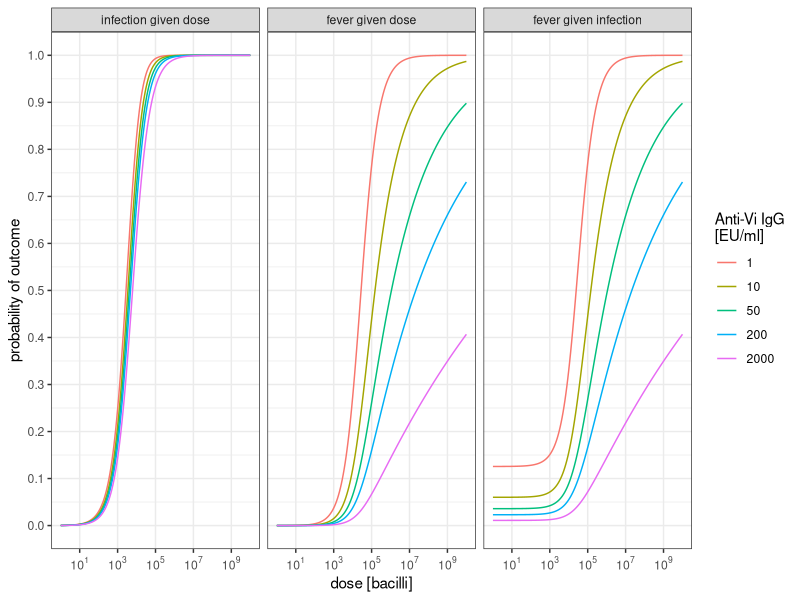
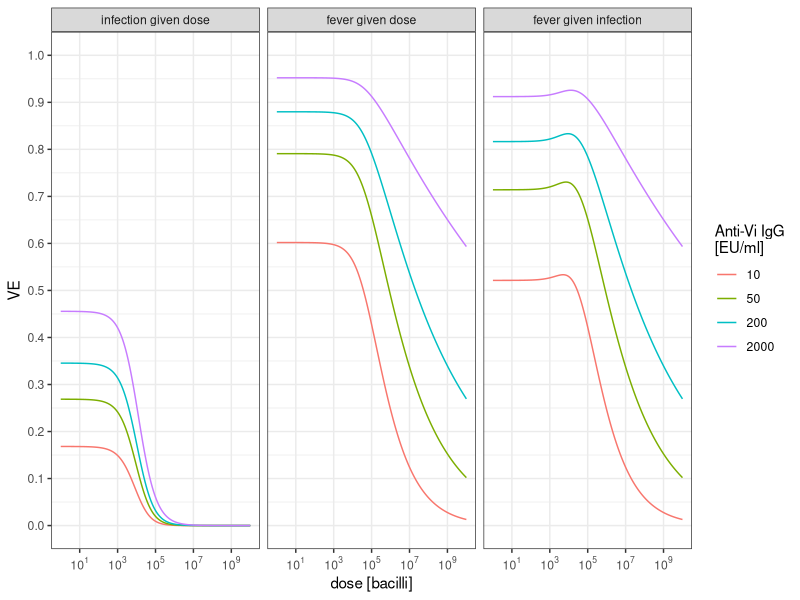
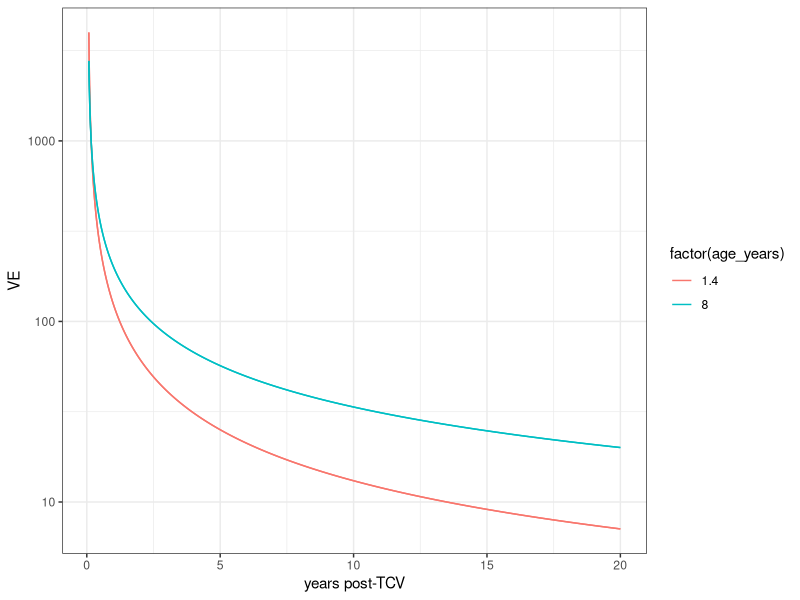
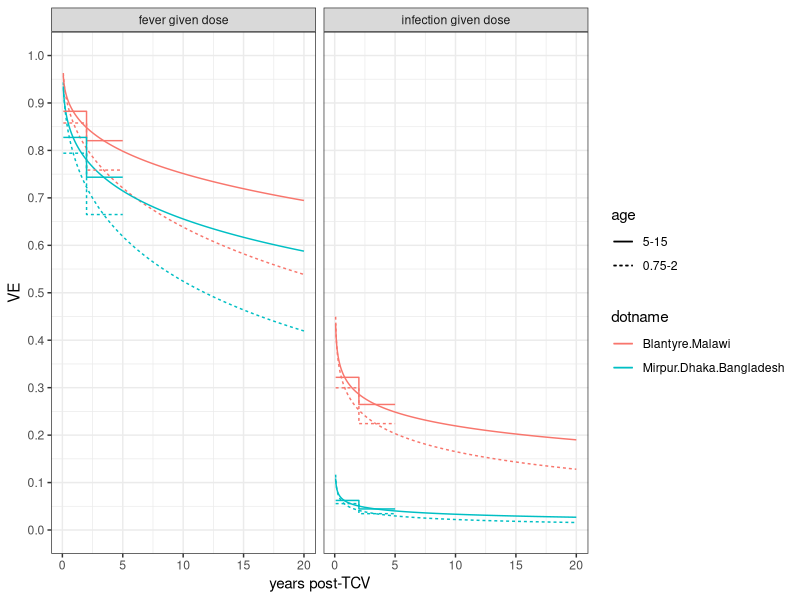
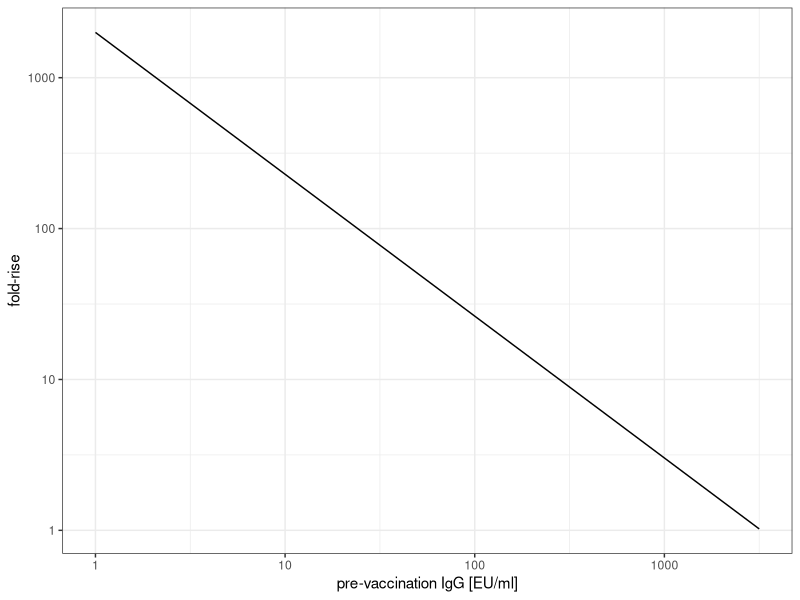
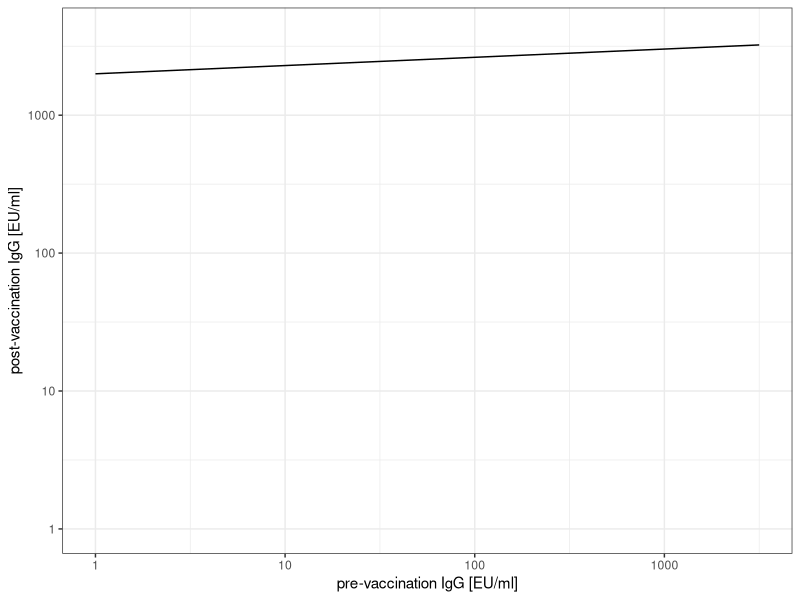
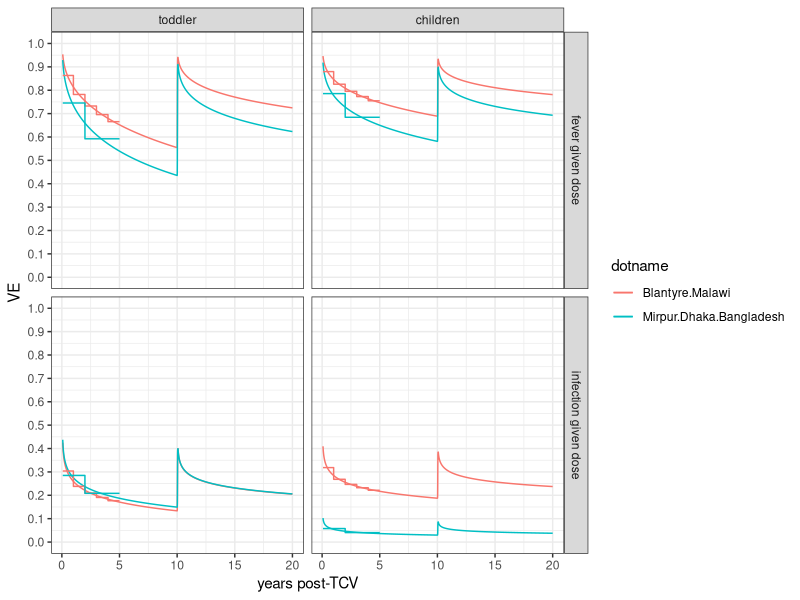
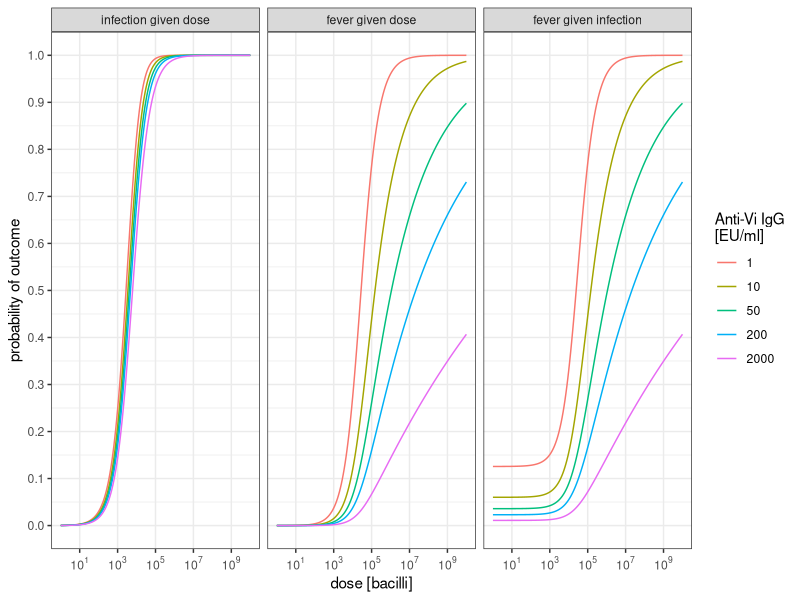

Recreate these plots in R, in order. (Note: this script raises an error after producing the figures.)
#' ---
#' title: "VE vs IgG and bacilli dose prototype"
#' output:
#'   md_document
#' knit: (function(input, ...) {
#'   out <- rmarkdown::render(input, output_dir = "./docs/blog/posts", ...)
#'   return(out)})
#' ---
#'
#' 
#' # VE vs IgG and bacilli dose prototype
#' 
#' This is a full run through of a vaccine efficacy vs anti-Vi IgG concentration and salmonella typhi dose model. 
#' 
#' **Why?** Show all the pieces and figure out where the challenges sit.
#' 
#' <!-- more -->
#' 
#' 

#+ echo=TRUE, message=FALSE, results = 'hide'
# set up the environment
library(tidyverse)
library(scales)

#' ## Define the model

#+ echo=TRUE, message=FALSE, results = 'hide'

# dose response functions for various outcomes

  ## set up a parameters data.frame that we will build up as we write the model

  # probability of fever given dose (quailes strain, skim milk) 
  # default used in Typhoidsim, from https://qmrawiki.canr.msu.edu/experiments/salmonella-typhi recommended model
  # param_df=data.frame(value=c(n50_fever_given_dose=1.11e6, 
  #                             alpha_fever_given_dose=0.175,  
  #                             gamma_fever_given_dose=0.2), # fuzzy guestimate from  https://pmc.ncbi.nlm.nih.gov/articles/PMC5720597/
  #                     component = 'p_fever_given_dose')  |>
  #   

  # I think there is some unknown background history of typhoid fever in the dose response challenge study cohorts
  # trying to make a crappy guess at what an equivalent mean titer might look like if inmates saw typhoid in childhood # https://www.cdc.gov/mmwr/preview/mmwrhtml/mm4840a1.htm

  # assume titer =50 because that's half of waned level after 5 years in Bangladesh teens...
  
  # rescale variable to remove immune confound
  gamma=0.4
  # rescale alpha
  alpha_prime=50^gamma*0.175
  
  # rescale n50
  N50_prime=1.11e6*(2^(1/alpha_prime)-1)/(2^(1/0.175)-1)
  N50_prime
  
  # note that this rescaling actually gets the control of the Jin2017 study decently right if bicarbonate right before challenge is worth ~a factor of 10 in dose
  param_df=data.frame(value=c(n50_fever_given_dose=N50_prime, 
                              alpha_fever_given_dose=alpha_prime,  
                              gamma_fever_given_dose=gamma), # guesstimated
                      component = 'p_fever_given_dose')  |>
  
  # probability of infection given dose
  # not well measured, but relevant for transmission. 
  # guesstimated from table 2 of https://doi.org/10.1056/NEJM197009242831306  
  # and stool vax vs control https://pmc.ncbi.nlm.nih.gov/articles/PMC5720597/
    rbind(data.frame(value=c(n50_infection_given_dose=N50_prime/10, 
                             alpha_infection_given_dose=alpha_prime*2, 
                             gamma_infection_given_dose=gamma*0.2), 
                     component = 'p_infection_given_dose') )
    

p_outcome_given_dose = function(dose=1e4,  CoP=1, outcome = 'fever_given_dose', params=param_df){
  
  if(outcome == 'fever_given_dose'){
    
    p = 1 - (1+dose*(2^(1/params['alpha_fever_given_dose','value'])-1)/params['n50_fever_given_dose','value'])^(-params['alpha_fever_given_dose','value']/(CoP^params['gamma_fever_given_dose','value']))
    
  } else if (outcome == 'infection_given_dose'){
    
    p = 1 - (1+dose*(2^(1/params['alpha_infection_given_dose','value'])-1)/params['n50_infection_given_dose','value'])^(-params['alpha_infection_given_dose','value']/(CoP^params['gamma_infection_given_dose','value']))
    
  } else if (outcome == 'fever_given_infection'){
    
    p = (1 - (1+dose*(2^(1/params['alpha_fever_given_dose','value'])-1)/params['n50_fever_given_dose','value'])^(-params['alpha_fever_given_dose','value']/(CoP^params['gamma_fever_given_dose','value']))) /
      (1 - (1+dose*(2^(1/params['alpha_infection_given_dose','value'])-1)/params['n50_infection_given_dose','value'])^(-params['alpha_infection_given_dose','value']/(CoP^params['gamma_infection_given_dose','value'])))
    
  }

  return(p)
}

# please forgive this disgusting data structure! It just kinda... happened.
plot_dat = data.frame(dose = 10^seq(0,10,by=0.05),
                      CoP=1) |>
  mutate(p = p_outcome_given_dose(dose,CoP=CoP,outcome = 'fever_given_dose'),
         outcome = 'fever given dose') |>
  rbind(data.frame(dose = 10^seq(0,10,by=0.05),
                   CoP=1) |>
          mutate(p = p_outcome_given_dose(dose,CoP=CoP,outcome = 'infection_given_dose'),
                 outcome = 'infection given dose')) |>
  rbind(data.frame(dose = 10^seq(0,10,by=0.05),
                   CoP=1) |>
          mutate(p = p_outcome_given_dose(dose,CoP=CoP,outcome = 'fever_given_infection'),
                 outcome = 'fever given infection')) |>
  rbind(data.frame(dose = 10^seq(0,10,by=0.05),
                   CoP=10) |>
          mutate(p = p_outcome_given_dose(dose,CoP=CoP,outcome = 'fever_given_dose'),
                 outcome = 'fever given dose')) |>
  rbind(data.frame(dose = 10^seq(0,10,by=0.05),
                   CoP=10) |>
          mutate(p = p_outcome_given_dose(dose,CoP=CoP,outcome = 'infection_given_dose'),
                 outcome = 'infection given dose')) |>
  rbind(data.frame(dose = 10^seq(0,10,by=0.05),
                   CoP=10) |>
          mutate(p = p_outcome_given_dose(dose,CoP=CoP,outcome = 'fever_given_infection'),
                 outcome = 'fever given infection')) |>
  rbind(data.frame(dose = 10^seq(0,10,by=0.05),
                   CoP=50) |>
          mutate(p = p_outcome_given_dose(dose,CoP=CoP,outcome = 'fever_given_dose'),
                 outcome = 'fever given dose')) |>
  rbind(data.frame(dose = 10^seq(0,10,by=0.05),
                   CoP=50) |>
          mutate(p = p_outcome_given_dose(dose,CoP=CoP,outcome = 'infection_given_dose'),
                 outcome = 'infection given dose')) |>
  rbind(data.frame(dose = 10^seq(0,10,by=0.05),
                   CoP=50) |>
          mutate(p = p_outcome_given_dose(dose,CoP=CoP,outcome = 'fever_given_infection'),
                 outcome = 'fever given infection')) |> 
  rbind(data.frame(dose = 10^seq(0,10,by=0.05),
                   CoP=200) |>
          mutate(p = p_outcome_given_dose(dose,CoP=CoP,outcome = 'fever_given_dose'),
                 outcome = 'fever given dose')) |>
  rbind(data.frame(dose = 10^seq(0,10,by=0.05),
                   CoP=200) |>
          mutate(p = p_outcome_given_dose(dose,CoP=CoP,outcome = 'infection_given_dose'),
                 outcome = 'infection given dose')) |>
  rbind(data.frame(dose = 10^seq(0,10,by=0.05),
                   CoP=200) |>
          mutate(p = p_outcome_given_dose(dose,CoP=CoP,outcome = 'fever_given_infection'),
                 outcome = 'fever given infection')) |> 
  rbind(data.frame(dose = 10^seq(0,10,by=0.05),
                   CoP=2000) |>
          mutate(p = p_outcome_given_dose(dose,CoP=CoP,outcome = 'fever_given_dose'),
                 outcome = 'fever given dose')) |>
  rbind(data.frame(dose = 10^seq(0,10,by=0.05),
                   CoP=2000) |>
          mutate(p = p_outcome_given_dose(dose,CoP=CoP,outcome = 'infection_given_dose'),
                 outcome = 'infection given dose')) |>
  rbind(data.frame(dose = 10^seq(0,10,by=0.05),
                   CoP=2000) |>
          mutate(p = p_outcome_given_dose(dose,CoP=CoP,outcome = 'fever_given_infection'),
                 outcome = 'fever given infection')) |> 
  mutate(CoP=factor(CoP)) |>
  mutate(outcome = factor(outcome, levels =c('infection given dose','fever given dose','fever given infection')))

ggplot(plot_dat ) +
  geom_line(aes(x=dose,y=p,group=CoP,color=CoP)) +
  facet_wrap('outcome') +
  theme_bw() +
  scale_x_continuous(trans='log10', breaks=10^seq(1,10,by=2),minor_breaks = NULL,labels = scales::trans_format("log10", math_format(10^.x)) ) +
  scale_y_continuous(limits=c(0,1),breaks=seq(0,1,by=0.1)) +
  ylab('probability of outcome') +
  xlab('dose [bacilli]') +
  labs(color='Anti-Vi IgG\n[EU/ml]' )
ggsave('scratch/figures/dose_response.png',units='in',width=7, height=2.5)

# incubation period vs dose
# this is limited data on this, but it's a thing https://doi.org/10.1056/NEJM197009242831306
incubation_period_distribution_vs_dose = function(median,log_sd,params=param_df){
  # TO DO
}

#' ## Vaccine efficacy
#' 
#+ echo=TRUE, message=FALSE, results = 'hide'
vaccine_efficacy = function(dose=1e4,  CoP=1, outcome = 'fever_given_dose', params=param_df, CoP_control=1){
  
  VE = 1 - p_outcome_given_dose(dose,CoP=CoP,outcome = outcome)/p_outcome_given_dose(dose,CoP=CoP_control,outcome = outcome)
  return(VE)
}

# please forgive this disgusting data structure! It just kinda... happened.
plot_dat = data.frame(dose = 10^seq(0,10,by=0.05),
                      CoP=50) |>
  mutate(ve = vaccine_efficacy(dose,CoP,outcome = 'fever_given_dose'),
         outcome = 'fever given dose') |>
  rbind(data.frame(dose = 10^seq(0,10,by=0.05),
                   CoP=200) |>
          mutate(ve = vaccine_efficacy(dose,CoP,outcome = 'fever_given_dose'),
                 outcome = 'fever given dose')) |>
  rbind(data.frame(dose = 10^seq(0,10,by=0.05),
                   CoP=2000) |>
          mutate(ve = vaccine_efficacy(dose,CoP,outcome = 'fever_given_dose'),
                 outcome = 'fever given dose')) |>
  rbind(data.frame(dose = 10^seq(0,10,by=0.05),
                   CoP=10) |>
          mutate(ve = vaccine_efficacy(dose,CoP,outcome = 'fever_given_dose'),
                 outcome = 'fever given dose')) |>
  rbind(data.frame(dose = 10^seq(0,10,by=0.05),
             CoP=50) |>
          mutate(ve = vaccine_efficacy(dose,CoP,outcome = 'infection_given_dose'),
                 outcome = 'infection given dose')) |>
  rbind(data.frame(dose = 10^seq(0,10,by=0.05),
                   CoP=200) |>
          mutate(ve = vaccine_efficacy(dose,CoP,outcome = 'infection_given_dose'),
                 outcome = 'infection given dose')) |>
  rbind(data.frame(dose = 10^seq(0,10,by=0.05),
                   CoP=2000) |>
          mutate(ve = vaccine_efficacy(dose,CoP,outcome = 'infection_given_dose'),
                 outcome = 'infection given dose')) |>
  rbind(data.frame(dose = 10^seq(0,10,by=0.05),
                   CoP=10) |>
          mutate(ve = vaccine_efficacy(dose,CoP,outcome = 'infection_given_dose'),
                 outcome = 'infection given dose')) |>
  rbind(data.frame(dose = 10^seq(0,10,by=0.05),
                   CoP=50) |>
          mutate(ve = vaccine_efficacy(dose,CoP,outcome = 'fever_given_infection'),
                 outcome = 'fever given infection')) |>
  rbind(data.frame(dose = 10^seq(0,10,by=0.05),
                   CoP=200) |>
          mutate(ve = vaccine_efficacy(dose,CoP,outcome = 'fever_given_infection'),
                 outcome = 'fever given infection')) |>
  rbind(data.frame(dose = 10^seq(0,10,by=0.05),
                   CoP=2000) |>
          mutate(ve = vaccine_efficacy(dose,CoP,outcome = 'fever_given_infection'),
                 outcome = 'fever given infection')) |>
  rbind(data.frame(dose = 10^seq(0,10,by=0.05),
                   CoP=10) |>
          mutate(ve = vaccine_efficacy(dose,CoP,outcome = 'fever_given_infection'),
                 outcome = 'fever given infection')) |> 
  mutate(CoP=factor(CoP)) |>
  mutate(outcome = factor(outcome, levels =c('infection given dose','fever given dose','fever given infection')))


ggplot(plot_dat) +
  geom_line(aes(x=dose,y=ve,group=CoP,color=CoP)) +
  facet_grid('~outcome') +
  theme_bw() +
  scale_x_continuous(trans='log10', breaks=10^seq(1,10,by=2),minor_breaks = NULL,labels = scales::trans_format("log10", math_format(10^.x)) ) +
  scale_y_continuous(limits=c(0,1),breaks=seq(0,1,by=0.1)) +
  ylab('VE') +
  xlab('dose [bacilli]') +
  labs(color='Anti-Vi IgG\n[EU/ml]' )
ggsave('scratch/figures/vaccine_efficacy_vs_dose_CoP.png',units='in',width=7, height=2.5)

#' This kinda looks like it works!

#' # Waning model!
#' 

# time series function for waning
# units in days
t_peak=21
t = seq(0,1e3,by=1)

param_df = param_df |>
  rbind(data.frame(value=c(T_decay=9.6,k=1.04,
                           beta_C_max_age_mean=-0.055, beta_T_decay_age_mean=0.056, beta_k_age_mean=-0.037,
                           C_min=1,T_rise=1.5,t_start=3,t_peak=28), 
                   component = 'anti_Vi_IgG_elisa') )

titer_vs_time = function(t,C_max, age_years,params=param_df,C_pre=1){
  
  Cma=C_max*exp(params['beta_C_max_age_mean','value'] * age_years)
  Tda = params['T_decay','value'] *exp(params['beta_T_decay_age_mean','value']  * age_years)
  ka = params['k','value']*exp(params['beta_k_age_mean','value']  * age_years)

  # power law decay
  titer = params['C_min','value']  + (Cma-params['C_min','value'])*(1+(t-params['t_peak','value'] )/(ka*Tda))^(-ka)
  
  # simple logistic interpolator rise (this is just for continuity/realism. plays no role in the model)
  titer[t<params['t_peak','value'] ] =
    C_pre + (Cma-C_pre)*
    (1/(1+exp(-(t[t<params['t_peak','value'] ]-params['t_start','value'] *5)/params['T_rise','value'])) - 1/(1+exp(-(0-params['t_start','value']*5)/params['T_rise','value'])))/
    (1/(1+exp(-(params['t_peak','value'] -params['t_start','value']*5)/params['T_rise','value'])) - 1/(1+exp(-(0-params['t_start','value']*5)/params['T_rise','value'])))
  
  return(titer)
}

plot_dat = data.frame(t=seq(28,20*365,by=1),
                      dose = 1e3,
                      age_years=8,
                      dotname='Blantyre.Malawi',
                      vaccine='Typbar-TCV') |>
  mutate(CoP=titer_vs_time(t=t,C_max=4307,age_years=age_years)) |>
  mutate(ve = vaccine_efficacy(dose,CoP,outcome = 'fever_given_dose'),
         outcome = 'fever given dose') |>
  rbind(data.frame(t=seq(28,20*365,by=1),
                   dose = 1e3,
                   age_years=1.4,
                   dotname='Blantyre.Malawi',
                   vaccine='Typbar-TCV') |>
          mutate(CoP=titer_vs_time(t=t,C_max=4307,age_years=age_years)) |>
          mutate(ve = vaccine_efficacy(dose,CoP,outcome = 'fever_given_dose'),
                 outcome = 'fever given dose')) |>
  rbind(data.frame(t=seq(28,20*365,by=1),
                   dose = 5e4,
                   age_years=8,
                   dotname='Mirpur.Dhaka.Bangladesh',
                   vaccine='Typbar-TCV') |>
          mutate(CoP=titer_vs_time(t=t,C_max=4307,age_years=age_years)) |>
          mutate(ve = vaccine_efficacy(dose,CoP,outcome = 'fever_given_dose'),
                 outcome = 'fever given dose')) |>
  rbind(data.frame(t=seq(28,20*365,by=1),
                   dose = 5e4,
                   age_years=1.4,
                   dotname='Mirpur.Dhaka.Bangladesh',
                   vaccine='Typbar-TCV') |>
          mutate(CoP=titer_vs_time(t=t,C_max=4307,age_years=age_years)) |>
          mutate(ve = vaccine_efficacy(dose,CoP,outcome = 'fever_given_dose'),
                 outcome = 'fever given dose')) |>
  rbind(data.frame(t=seq(28,20*365,by=1),
                     dose = 1e3,
                     age_years=8,
                     dotname='Blantyre.Malawi',
                     vaccine='Typbar-TCV') |>
          mutate(CoP=titer_vs_time(t=t,C_max=4307,age_years=age_years)) |>
          mutate(ve = vaccine_efficacy(dose,CoP,outcome = 'infection_given_dose'),
                 outcome = 'infection given dose')) |>
  rbind(data.frame(t=seq(28,20*365,by=1),
                   dose = 1e3,
                   age_years=1.4,
                   dotname='Blantyre.Malawi',
                   vaccine='Typbar-TCV') |>
          mutate(CoP=titer_vs_time(t=t,C_max=4307,age_years=age_years)) |>
          mutate(ve = vaccine_efficacy(dose,CoP,outcome = 'infection_given_dose'),
                 outcome = 'infection given dose')) |>
  rbind(data.frame(t=seq(28,20*365,by=1),
                   dose = 5e4,
                   age_years=8,
                   dotname='Mirpur.Dhaka.Bangladesh',
                   vaccine='Typbar-TCV') |>
          mutate(CoP=titer_vs_time(t=t,C_max=4307,age_years=age_years)) |>
          mutate(ve = vaccine_efficacy(dose,CoP,outcome = 'infection_given_dose'),
                 outcome = 'infection given dose')) |>
  rbind(data.frame(t=seq(28,20*365,by=1),
                   dose = 5e4,
                   age_years=1.4,
                   dotname='Mirpur.Dhaka.Bangladesh',
                   vaccine='Typbar-TCV') |>
          mutate(CoP=titer_vs_time(t=t,C_max=4307,age_years=age_years)) |>
          mutate(ve = vaccine_efficacy(dose,CoP,outcome = 'infection_given_dose'),
                 outcome = 'infection given dose')) |>
  mutate(year=t/365) |>
  mutate(year_groups = if_else(year<=2,'0-2',if_else(year<=5,'3-5','>5'))) |>
  group_by(year_groups,outcome,dotname,age_years,vaccine) |>
  mutate(mean=if_else(year<=5,mean(ve),NA)) |>
  ungroup()

ggplot(plot_dat) +
  geom_line(aes(x=year,y=CoP,group=interaction(dotname,age_years,vaccine),color=factor(age_years))) +
  theme_bw() +
  scale_y_continuous(trans='log10') +
  ylab('VE') +
  xlab('years post-TCV') 


ggplot(plot_dat) +
  geom_line(aes(x=year,y=ve,group=interaction(dotname,age_years,vaccine),color=dotname,linetype=factor(age_years,levels=c(8,1.4)))) +
  geom_line(aes(x=year,y=mean,group=interaction(dotname,age_years,vaccine),color=dotname,linetype=factor(age_years,levels=c(8,1.4)))) + 
  facet_grid('~outcome') +
  theme_bw() +
  scale_y_continuous(limits=c(0,1),breaks=seq(0,1,by=0.1)) +
  scale_linetype_discrete(labels=c('5-15','0.75-2')) +
  ylab('VE') +
  xlab('years post-TCV') +
  labs(linetype='age')



#' Boosting model
#' 
#' Parameters taken from boosting section of titer_model_fit_scratch.R
#' 
fold_rise_model = function(CoP_pre,mu_0=3.3,CoP_max=10^3.51, CoP_min=1){
  fold_rise = pmax(1,10^(mu_0*(1-(log10(CoP_pre)-log10(CoP_min))/(log10(CoP_max)-log10(CoP_min)))))
  return(fold_rise)
}


boost_dat = data.frame(pre_vax_elisa = 10^seq(0,3.5,by=0.1)) |>
  mutate(fold_rise = fold_rise_model(CoP_pre = pre_vax_elisa)) |>
  mutate(post_vax_elisa = fold_rise*pre_vax_elisa)
ggplot(boost_dat) +
  geom_line(aes(x=pre_vax_elisa,y=fold_rise)) +
  theme_bw() +
  scale_y_continuous(trans='log10') +
  scale_x_continuous(trans='log10') +
  xlab('pre-vaccination IgG [EU/ml]') + ylab('fold-rise')

ggplot(boost_dat) +
  geom_line(aes(x=pre_vax_elisa,y=post_vax_elisa)) +
  theme_bw() +
  scale_y_continuous(trans='log10',limits=c(1e0,10^3.6)) +
  scale_x_continuous(trans='log10') +
  xlab('pre-vaccination IgG [EU/ml]') +
  ylab('post-vaccination IgG [EU/ml]') 

#' What we see is the little bit of data on boosting are consistent with, for Typbar-TCV (and Vi-rEPA, another conjugate vaccine),
#' is that the immunogenicity appears to be maxed out such that titers cannot reliably get (much) higher than achieved by first vaccination.
#' Boosting thus restores Vi titers, but doesn't seem to be able to significantly raise them beyond what one dose achieves.
#' This is in contrast with the less immunogenic Vi-polysaccharide vaccine, where boosting may lead to increases in peak titers since the first dose 
#' doesn't max titer out...
#' 
#' Also, we almost certainly need to think about age. Some of the odd behavior may be not including age properly...

# let's add a boost to the waning model above
# boost at 10 years
boost_year = 10

plot_dat = data.frame(t=seq(28,20*365,by=1),
                      dose = 1e3,
                      age_years=8,
                      dotname='Blantyre.Malawi',
                      vaccine='Typbar-TCV') |>
  mutate(CoP=titer_vs_time(t=t,C_max=2400,age_years=age_years)) |>
  mutate(ve = vaccine_efficacy(dose,CoP,outcome = 'fever_given_dose'),
         outcome = 'fever given dose') |>
  rbind(data.frame(t=seq(28,20*365,by=1),
                   dose = 1e3,
                   age_years=1.4,
                   dotname='Blantyre.Malawi',
                   vaccine='Typbar-TCV') |>
          mutate(CoP=titer_vs_time(t=t,C_max=2400,age_years=age_years)) |>
          mutate(ve = vaccine_efficacy(dose,CoP,outcome = 'fever_given_dose'),
                 outcome = 'fever given dose')) |>
  rbind(data.frame(t=seq(28,20*365,by=1),
                   dose = 5e4,
                   age_years=8,
                   dotname='Mirpur.Dhaka.Bangladesh',
                   vaccine='Typbar-TCV') |>
          mutate(CoP=titer_vs_time(t=t,C_max=2400,age_years=age_years)) |>
          mutate(ve = vaccine_efficacy(dose,CoP,outcome = 'fever_given_dose'),
                 outcome = 'fever given dose')) |>
  rbind(data.frame(t=seq(28,20*365,by=1),
                   dose = 5e4,
                   age_years=1.4,
                   dotname='Mirpur.Dhaka.Bangladesh',
                   vaccine='Typbar-TCV') |>
          mutate(CoP=titer_vs_time(t=t,C_max=2400,age_years=age_years)) |>
          mutate(ve = vaccine_efficacy(dose,CoP,outcome = 'fever_given_dose'),
                 outcome = 'fever given dose')) |>
  rbind(data.frame(t=seq(28,20*365,by=1),
                   dose = 1e3,
                   age_years=8,
                   dotname='Blantyre.Malawi',
                   vaccine='Typbar-TCV') |>
          mutate(CoP=titer_vs_time(t=t,C_max=2400,age_years=age_years)) |>
          mutate(ve = vaccine_efficacy(dose,CoP,outcome = 'infection_given_dose'),
                 outcome = 'infection given dose')) |>
  rbind(data.frame(t=seq(28,20*365,by=1),
                   dose = 1e3,
                   age_years=1.4,
                   dotname='Blantyre.Malawi',
                   vaccine='Typbar-TCV') |>
          mutate(CoP=titer_vs_time(t=t,C_max=2400,age_years=age_years)) |>
          mutate(ve = vaccine_efficacy(dose,CoP,outcome = 'infection_given_dose'),
                 outcome = 'infection given dose')) |>
  rbind(data.frame(t=seq(28,20*365,by=1),
                   dose = 5e4,
                   age_years=8,
                   dotname='Mirpur.Dhaka.Bangladesh',
                   vaccine='Typbar-TCV') |>
          mutate(CoP=titer_vs_time(t=t,C_max=3220,age_years=age_years)) |>
          mutate(ve = vaccine_efficacy(dose,CoP,outcome = 'infection_given_dose'),
                 outcome = 'infection given dose')) |>
  rbind(data.frame(t=seq(28,20*365,by=1),
                   dose = 1e3,
                   age_years=1.4,
                   dotname='Mirpur.Dhaka.Bangladesh',
                   vaccine='Typbar-TCV') |>
          mutate(CoP=titer_vs_time(t=t,C_max=3220,age_years=age_years)) |>
          mutate(ve = vaccine_efficacy(dose,CoP,outcome = 'infection_given_dose'),
                 outcome = 'infection given dose')) |>
  mutate(year=t/365) |>
  group_by(ceiling(year),outcome,dotname,age_years,vaccine) |>
  mutate(mean=if_else(year<=5,mean(ve),NA)) |> 
  ungroup() 

# I should've called it a day two hours ago but here we are
vaccines=unique(plot_dat$vaccine)
ages=unique(plot_dat$age_years)
dotnames=unique(plot_dat$dotname)
outcomes = unique(plot_dat$outcome)
for (k in 1:length(vaccines)){
  for (n in 1:length(ages)){
    for (m in 1:length(outcomes)){
      for (q in 1:length(dotnames)){
        idx = plot_dat$vaccine[k]==vaccines[k] & plot_dat$age_years==ages[n] & plot_dat$outcome==outcomes[m] & plot_dat$dotname==dotnames[q] & plot_dat$t >= boost_year*365
        plot_dat$CoP[idx] = titer_vs_time(t=plot_dat$t[idx]-boost_year*365,
                                          C_max=fold_rise_model(CoP_pre = plot_dat$CoP[idx & plot_dat$t==boost_year*365])*plot_dat$CoP[idx & plot_dat$t==boost_year*365],
                                          age_years=ages[n]+boost_year,
                                          C_pre=plot_dat$CoP[idx & plot_dat$t==boost_year*365])
      }
    }
  }
}

plot_dat = plot_dat |> group_by(dotname, outcome, age_years,vaccine) |>
  mutate(ve = vaccine_efficacy(dose=unique(dose),CoP=CoP,outcome=gsub(' ','_',unique(outcome)))) |>
  mutate(age_label_coarse=if_else(age_years==1.4,'toddler','children')) |>
  mutate(age_label_coarse=factor(age_label_coarse,levels=c('toddler','children'))) |>
  mutate(mean = if_else(dotname=='Mirpur.Dhaka.Bangladesh' & year<=2,mean(ve[dotname=='Mirpur.Dhaka.Bangladesh' & year<=2 ]),mean)) |>
  mutate(mean = if_else(dotname=='Mirpur.Dhaka.Bangladesh' & year>2 & year <=5,mean(ve[dotname=='Mirpur.Dhaka.Bangladesh' & year>2 & year <=5]),mean))


ggplot(plot_dat) +
  geom_line(aes(x=year,y=ve,group=interaction(dotname,age_years,vaccine),color=dotname)) +
  geom_line(aes(x=year,y=mean,group=interaction(dotname,age_years,vaccine),color=dotname)) + 
  facet_grid('outcome~age_label_coarse') +
  theme_bw() +
  scale_y_continuous(limits=c(0,1),breaks=seq(0,1,by=0.1)) +
  ylab('VE') +
  xlab('years post-TCV')

plot_dat_2 = plot_efficacy_df |> 
  filter(dotname %in% c('Blantyre.Malawi','Mirpur.Dhaka.Bangladesh')) |>
  filter(age_label_coarse %in% c('toddler','children')) |>
  filter(estimator == 'IRR_poisson_regression') |>
  filter(endpoint_duration == 'interval') |>
  filter(age_cohort == 'total') |>
  mutate(outcome='fever given dose') 

ggplot() +
  geom_line(data=plot_dat,aes(x=year,y=ve,group=interaction(dotname,age_years,vaccine),color=dotname),size=1) +
  # geom_line(data=plot_dat,aes(x=year,y=mean,group=interaction(dotname,age_years,vaccine),color=dotname),size=1) +
  geom_segment(data=plot_dat_2,aes(x=timepoint_months_authors_mean/12,y=lower/100,yend=upper/100,color=dotname),size=0.5,alpha=0.5) +
  geom_point(data=plot_dat_2,aes(x=timepoint_months_authors_mean/12,y=estimate/100,color=dotname)) +
  facet_grid('outcome~age_label_coarse') +
  theme_bw() +
  scale_y_continuous(limits=c(-0.15,1),breaks=round(seq(-0.1,1,by=0.1),1)) +
  ylab('VE') +
  xlab('years post-TCV') +
  xlim(c(0,20))
ggsave('scratch/figures/model_efficacy_vs_time_location.png',units='in',width=7, height=5)

plot_dat = plot_dat |> group_by(age_years,vaccine,outcome) |>
  mutate(rr = (1-ve)/(1-max(ve[year==1])))
ggplot() +
  geom_line(data=plot_dat,aes(x=year,y=rr,group=interaction(dotname,age_years,vaccine),color=dotname),size=1) +
  # geom_line(data=plot_dat,aes(x=year,y=mean,group=interaction(dotname,age_years,vaccine),color=dotname),size=1) +
  # geom_segment(data=plot_dat_2,aes(x=timepoint_months_authors_mean/12,y=1-lower/100,yend=1-upper/100,color=dotname),size=0.5,alpha=0.5) +
  # geom_point(data=plot_dat_2,aes(x=timepoint_months_authors_mean/12,y=1-estimate/100,color=dotname)) +
  facet_grid('outcome~age_label_coarse',scale='free_y') +
  theme_bw() +
  # scale_y_continuous(breaks=round(seq(1,10,by=0.5),1)) +
  scale_x_continuous(breaks=seq(0,20,by=5)) +
  ylab('risk relative to 1 year post-vax') +
  xlab('years post-TCV') +
  xlim(c(0,20))
ggsave('scratch/figures/model_RR_vs_time_location.png',units='in',width=7, height=5)


# /* back matter for exporting as a blog post

# source('./docs/docs_helper_functions.R')
# render_blog_post(input_file = './scratch/empirical_bayes_random_effects_via_optimization.R',
#                  categories_list = c('Calibration','Self-study'),
#                  date_created = '2025-04-10')

# */
